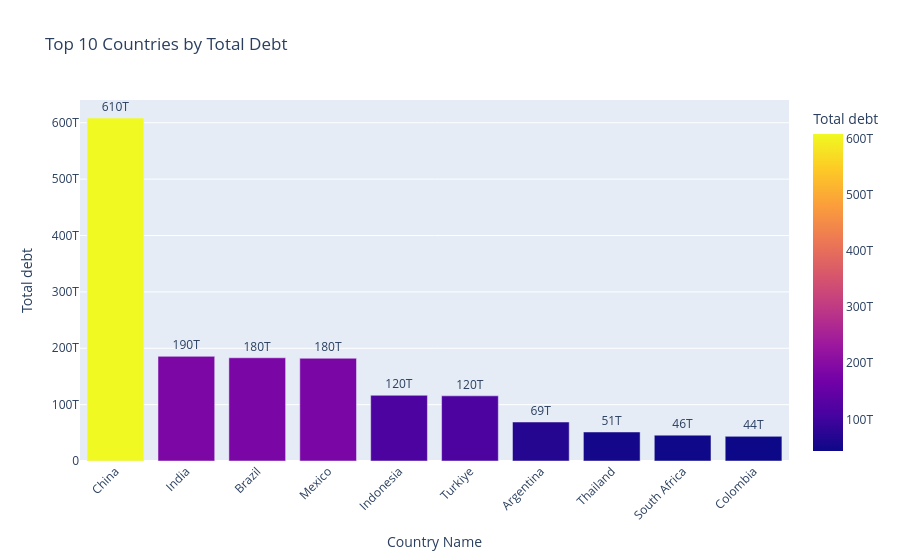

The notebook cell saved with this chart:
### Code cell
import plotly.express as px
fig = px.bar(country_debt.head(10), x='Country Name', y='Total debt',
             title='Top 10 Countries by Total Debt',
             color='Total debt',
             text='Total debt')

fig.update_traces(texttemplate='%{text:.2s}', textposition='outside')
fig.update_layout(xaxis_tickangle=-45)

fig.show()

### Figure 1 — Plotly figure (JSON) as saved in the notebook; plotly's stock layout.template omitted (floating-point values rounded to 4 significant figures)
{"data": [{"hovertemplate": "Country Name=%{x}<br>Total debt=%{marker.color}<extra></extra>", "legendgroup": "", "marker": {"color": [608400000000000.0, 185600000000000.0, 183100000000000.0, 182200000000000.0, 116500000000000.0, 115600000000000.0, 69130000000000.0, 51460000000000.0, 45820000000000.0, 43710000000000.0], "coloraxis": "coloraxis", "pattern": {"shape": ""}}, "name": "", "orientation": "v", "showlegend": false, "text": [608400000000000.0, 185600000000000.0, 183100000000000.0, 182200000000000.0, 116500000000000.0, 115600000000000.0, 69130000000000.0, 51460000000000.0, 45820000000000.0, 43710000000000.0], "textposition": "outside", "texttemplate": "%{text:.2s}", "type": "bar", "x": ["China", "India", "Brazil", "Mexico", "Indonesia", "Turkiye", "Argentina", "Thailand", "South Africa", "Colombia"], "xaxis": "x", "y": [608400000000000.0, 185600000000000.0, 183100000000000.0, 182200000000000.0, 116500000000000.0, 115600000000000.0, 69130000000000.0, 51460000000000.0, 45820000000000.0, 43710000000000.0], "yaxis": "y"}], "layout": {"barmode": "relative", "coloraxis": {"colorbar": {"title": {"text": "Total debt"}}, "colorscale": [[0, "#0d0887"], [0.1111, "#46039f"], [0.2222, "#7201a8"], [0.3333, "#9c179e"], [0.4444, "#bd3786"], [0.5556, "#d8576b"], [0.6667, "#ed7953"], [0.7778, "#fb9f3a"], [0.8889, "#fdca26"], [1, "#f0f921"]]}, "legend": {"tracegroupgap": 0}, "title": {"text": "Top 10 Countries by Total Debt"}, "xaxis": {"anchor": "y", "domain": [0, 1], "tickangle": -45, "title": {"text": "Country Name"}}, "yaxis": {"anchor": "x", "domain": [0, 1], "title": {"text": "Total debt"}}}}
